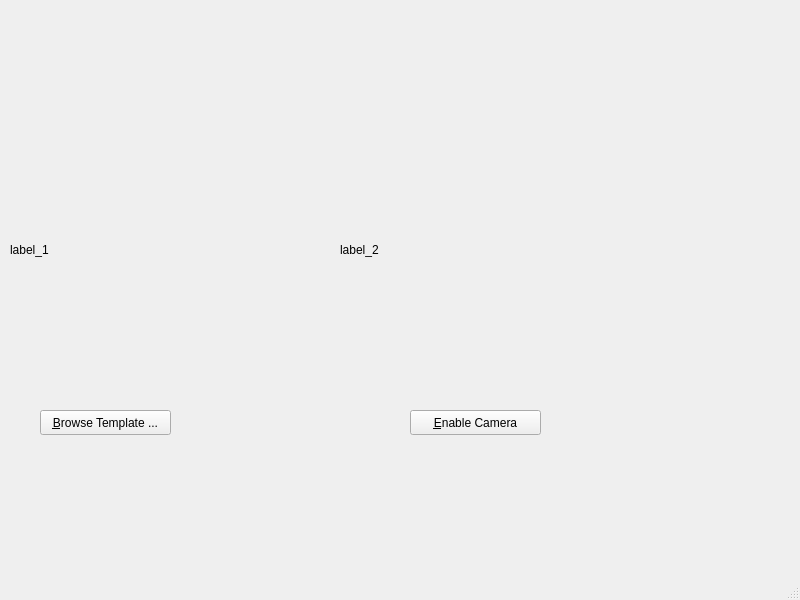
<?xml version="1.0" encoding="UTF-8"?>
<ui version="4.0">
 <class>MainWindow</class>
 <widget class="QMainWindow" name="MainWindow">
  <property name="geometry">
   <rect>
    <x>0</x>
    <y>0</y>
    <width>800</width>
    <height>600</height>
   </rect>
  </property>
  <property name="windowTitle">
   <string>SIFT Demo</string>
  </property>
  <widget class="QWidget" name="centralwidget">
   <widget class="QPushButton" name="browse_button">
    <property name="geometry">
     <rect>
      <x>40</x>
      <y>410</y>
      <width>131</width>
      <height>25</height>
     </rect>
    </property>
    <property name="text">
     <string>&amp;Browse Template ...</string>
    </property>
   </widget>
   <widget class="QPushButton" name="toggle_cam_button">
    <property name="geometry">
     <rect>
      <x>410</x>
      <y>410</y>
      <width>131</width>
      <height>25</height>
     </rect>
    </property>
    <property name="text">
     <string>&amp;Enable Camera</string>
    </property>
   </widget>
   <widget class="QLabel" name="template_label">
    <property name="geometry">
     <rect>
      <x>10</x>
      <y>130</y>
      <width>320</width>
      <height>240</height>
     </rect>
    </property>
    <property name="text">
     <string>label_1</string>
    </property>
   </widget>
   <widget class="QLabel" name="live_image_label">
    <property name="geometry">
     <rect>
      <x>340</x>
      <y>130</y>
      <width>320</width>
      <height>240</height>
     </rect>
    </property>
    <property name="text">
     <string>label_2</string>
    </property>
   </widget>
  </widget>
  <widget class="QMenuBar" name="menubar">
   <property name="geometry">
    <rect>
     <x>0</x>
     <y>0</y>
     <width>800</width>
     <height>22</height>
    </rect>
   </property>
  </widget>
  <widget class="QStatusBar" name="statusbar"/>
 </widget>
 <resources/>
 <connections/>
</ui>
